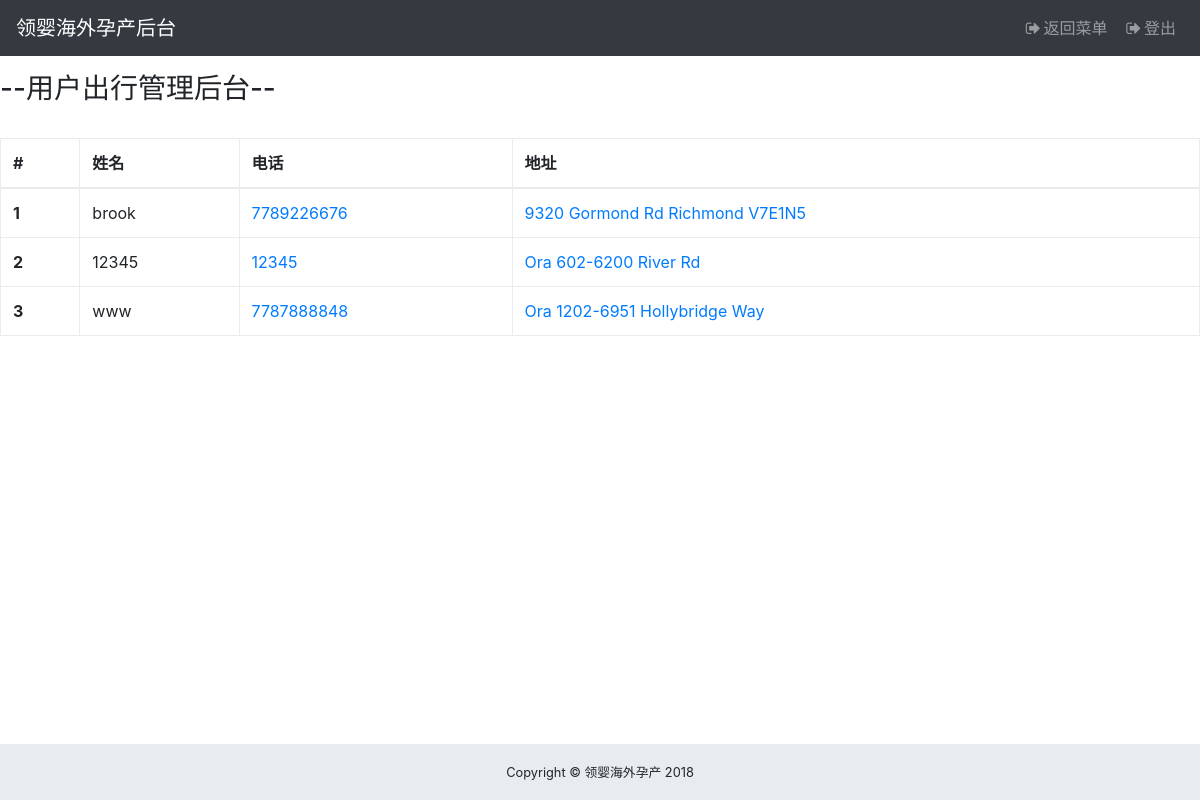
The app's page /admin/user_pickup_info.php (signed in), older data.
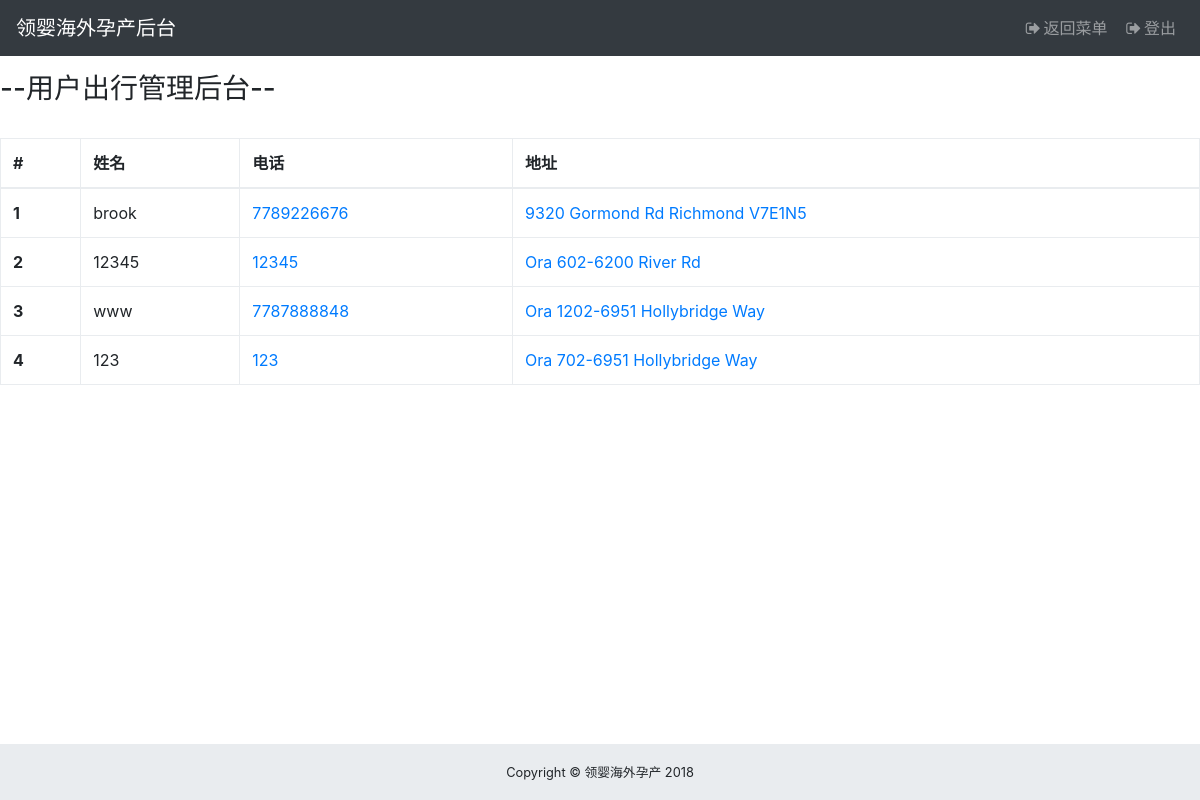
The same page, newer data.
### tables this page shows
CREATE TABLE `users` (
  `uid` int(5) NOT NULL,
  `username` varchar(10) NOT NULL,
  `phone` bigint(50) NOT NULL,
  `email` varchar(50) NOT NULL,
  `password` varchar(100) NOT NULL,
  `weChat` varchar(50) NOT NULL,
  `timeDeliver` varchar(50) NOT NULL,
  `create_time` date NOT NULL,
  `role` varchar(10) DEFAULT NULL,
  `salt` varchar(6) NOT NULL,
  `address` varchar(100) DEFAULT NULL,
  `flight` int(5) DEFAULT '1',
  `flightTotal` int(10) DEFAULT '0',
  `special_medical` int(5) DEFAULT '0',
  `special_medicalTotal` int(10) DEFAULT '0',
  `pickup` int(5) DEFAULT NULL,
  `pickupTotal` int(20) DEFAULT NULL,
  `medicals` int(5) DEFAULT NULL,
  `medicalsTotal` int(20) DEFAULT NULL,
  `isActive` int(2) DEFAULT NULL
);

### admin/model/user.pickup.info.php (the view, shortened to what this page needs)
<?php if(!defined('In_System')) exit("Access Denied");
class UserPickupInfo{
    public function generateTable(){
        GLOBAL $mysqli;
        $profile_query = "SELECT * FROM users";
        $results = mysqli_fetch_all($mysqli->query($profile_query), MYSQLI_ASSOC);
		if(sizeof($results) > 0){
            echo sprintf("
            <div class=\"table-responsive\">
                <table class=\"table table-bordered\">
                <thead>
                    <tr>
                        <th>#</th>
                        <th>姓名</th>
                        <th>电话</th>
                        <th>地址</th>
                    </tr>
                </thead>
                <tbody>
            ");
            foreach( $results as $result){
                echo sprintf("
                            <form action=\"./user_permission_detail.php\" method=\"post\">
                            <tr>
                                <th scope=row><input type=\"hidden\" name= \"salt\" value= %s>%d</th>
                                <td>%s</td>
                                <td><a href=\"tel:%d\">%d</a></td>
                                <td><a href=\"./map/lookupAddr.php?address=%s\">%s</td>
                            </tr>
                            </form>
                ", $result['salt'], $result['uid'], $result['username'], $result['phone'], $result['phone'], $result['address'], $result['address']);
            }
            echo sprintf("
                    </tbody>
                    </table>
                </div>");
			return 1;
		}else{
			return 0;
		}
    }
}
?>

Row changes from the older to the newer data that the page shows:
added users: uid "4", username "123", phone "123", address "Ora 702-6951 Hollybridge Way"
